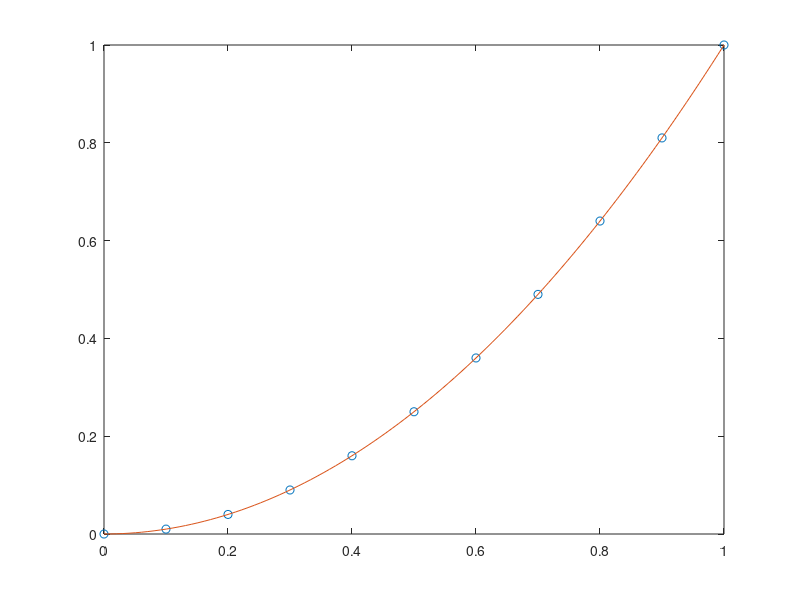
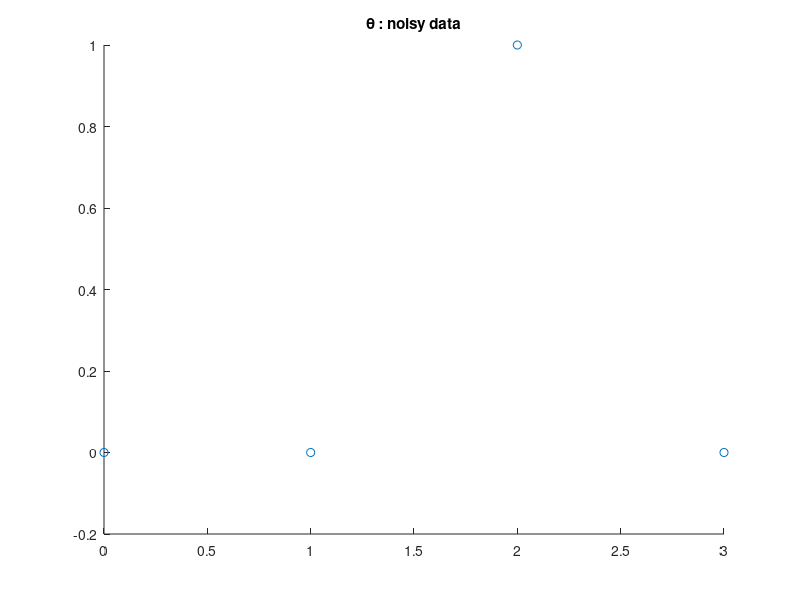

These figures' MATLAB source, in order:
format long 
close all

m = 11
deg = 3

x = linspace(0,1,m);
x = x(:);

% non noisy data

y = x.^2;
p = polyfit(x,y,deg);
disp(p)
x1 = linspace(0,1);
y1 = polyval(p,x1);

figure
plot(x,y,'o')
hold on
plot(x1,y1)
hold off

% noisy data

% Normal equations

X = fliplr(vander(x));

X = X(:,1:(deg+1));

theta = (X.' * X) \ (X.' * y) 

theta = inv(X.' * X) * (X.' * y) 

figure
scatter(0:deg,theta)
title('\theta : noisy data');

disp('mean square ')
(y - X * theta).' * (y - X*theta) / length(x)

s = svd(X)

return

% noisy data


y = x.^2 + 0.01 * randn(m,1);

theta = (X.' * X) \ (X.' * y) 

close all 
figure
plot(theta)
title('\theta : noisy data');

disp('mean square')
(y - X * theta).' * (y - X*theta) / length(x)

s = svd(X)

return

% MATLAB built-in routines

y = x.^2 + 0.01 * randn(1,m);

p = polyfit(x,y,deg);
disp(p)
x1 = linspace(0,1);
y1 = polyval(p,x1);
figure
plot(x,y,'o')
hold on
plot(x1,y1)
hold off


